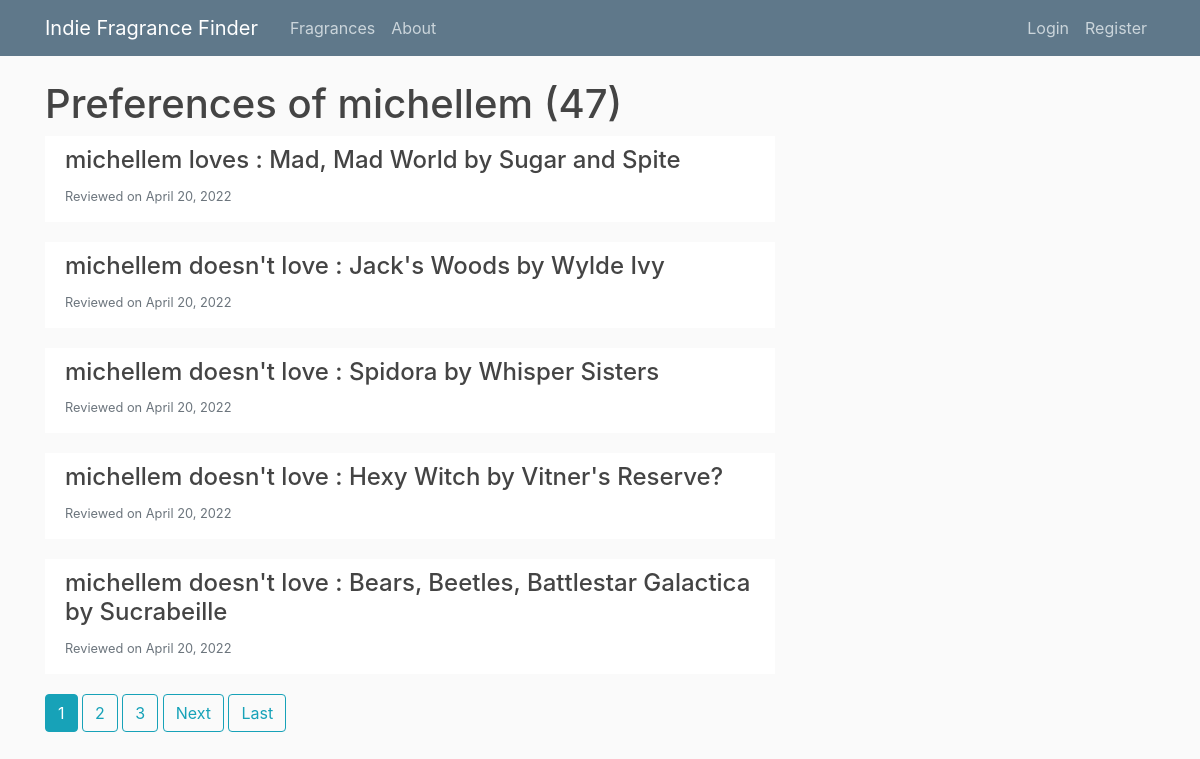
The page /user/preferences/michellem/ on the database its author committed.
### predictor/models.py (models this page shows, shortened)
class Preference(models.Model):
    user = models.ForeignKey(User, on_delete=models.CASCADE)
    perfume = models.ForeignKey(Perfume, on_delete=models.CASCADE)
    love = models.BooleanField()
    comment = models.CharField(max_length=200, null=True)
    review_date = models.DateTimeField(auto_now_add=True)

class Perfume(models.Model):
    name = models.CharField(max_length=100)
    house = models.CharField(max_length=100)
    house_link = models.ForeignKey(House, related_name='perfumes', null=True, on_delete=models.CASCADE)
    description = models.TextField()
    added_date = models.DateTimeField(auto_now_add=True)
    added_by = models.ForeignKey(User, on_delete=models.CASCADE)
    class Meta:
        constraints = [
            models.UniqueConstraint(fields=['name', 'house'], name='house_perfume_unique')
        ]

### predictor/views.py (the view, shortened to what this page needs)
# urls.py: path('user/preferences/<str:username>/', UserPreferenceListView.as_view(), name='user-preference-list'),
class UserPreferenceListView(ListView):
    model = Preference
    template_name = 'predictor/user_preference_list.html'
    context_object_name = 'preferences'
    paginate_by = 5
    def get_queryset(self):
        user = get_object_or_404(User, username=self.kwargs.get('username'))
        return Preference.objects.filter(user=user).order_by('-review_date')

### predictor/templates/predictor/user_preference_list.html (shortened to what this page needs)
{% extends "predictor/base.html" %}
{% block content %}
<h1> Preferences of {{ view.kwargs.username }} ({{ page_obj.paginator.count }}) </h1>
{% if preferences %}
<div>
    {% for preference in preferences %}
        <article class="media content-section">
            <div class="media-body">
                <h4> {{ preference.user.username }}
                    {% if preference.love %}
                        loves
                    {% else %}
                        doesn't love
                    {% endif %}:
                    <a class="article-title" href="{% url 'perfume-detail' preference.perfume.id %}">
                        {{ preference.perfume.name }} by {{ preference.perfume.house}}</a></h4>
                <div class="article-metadata">
                    <small class="text-muted"> Reviewed on {{ preference.review_date|date:"F d, Y" }}</small>
                </div>
            </div>
        </article>
    {% endfor %}
</div>
{% else %}
<p> No preferences available </p>
{% endif %}
{% if is_paginated %}
    {% for num in page_obj.paginator.page_range %}
        {% if page_obj.number == num %}
            <a class="btn btn-info mb-4" href="?page={{num}}">{{ num }}</a>
        {% elif num > page_obj.number|add:'-3' and num < page_obj.number|add:'3' %}
            <a class="btn btn-outline-info mb-4" href="?page={{num}}">{{ num }}</a>
        {% endif %}
    {% endfor %}
    {% if page_obj.has_next %}
        <a class="btn btn-outline-info mb-4" href="?page={{page_obj.next_page_number}}">Next</a>
        <a class="btn btn-outline-info mb-4" href="?page={{page_obj.paginator.num_pages}}">Last</a>
    {% endif %}
{% endif %}
{% endblock content %}

### predictor/static/predictor/main.css (style rules this page uses)
body { background: #fafafa; color: #333333; margin-top: 5rem; }
h1, h2, h3, h4, h5, h6 { color: #444444; }
.content-section { background: #ffffff; padding: 10px 20px; margin-bottom: 20px; }
.article-title { color: #444444; }
.article-metadata { padding-bottom: 1px; margin-bottom: 4px; }

### rows shown on the page
Preference: user.username "michellem", love "loves", perfume.name "Mad, Mad World", perfume.house "Sugar and Spite", review_date "April 20, 2022"
Preference: user.username "michellem", love "doesn't love", perfume.name "Jack's Woods", perfume.house "Wylde Ivy", review_date "April 20, 2022"
Preference: user.username "michellem", love "doesn't love", perfume.name "Spidora", perfume.house "Whisper Sisters", review_date "April 20, 2022"
Preference: user.username "michellem", love "doesn't love", perfume.name "Hexy Witch", perfume.house "Vitner's Reserve?", review_date "April 20, 2022"
Preference: user.username "michellem", love "doesn't love", perfume.name "Bears, Beetles, Battlestar Galactica", perfume.house "Sucrabeille", review_date "April 20, 2022"

### other values the page prints
{{ view.kwargs.username }} "michellem"
{{ page_obj.paginator.count }} "47"
{{ num }} "1"
{{ num }} "2" "3"
